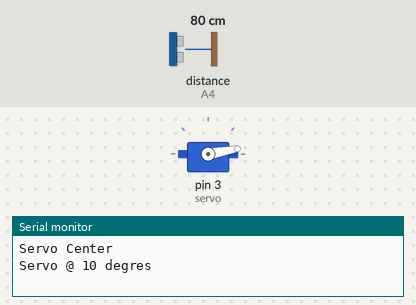
Bench run of a sketch on a simulated Arduino Uno, built with avr-gcc and run on an emulated ATmega328P. Parts: servo, the last lines printed to the serial monitor. Wiring (inferred from the names in the program): ultrasonic range finder: trigger A5; echo A4. The inputs (shaded band) are chosen by the test bench; at power-on: distance to the obstacle (sensor on A4) 80 cm. The echo pulse lasts 58.3 µs per cm.

Above: at 0.1 s.
At 0.5 s:
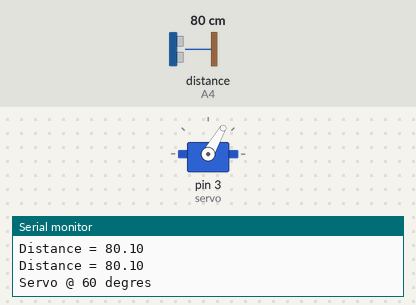
At 0.95 s:
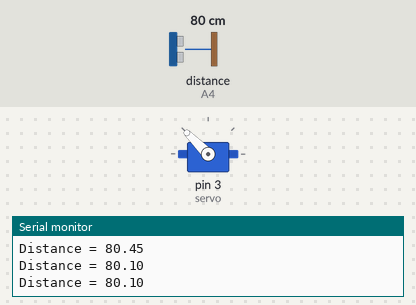
At 11.35 s:
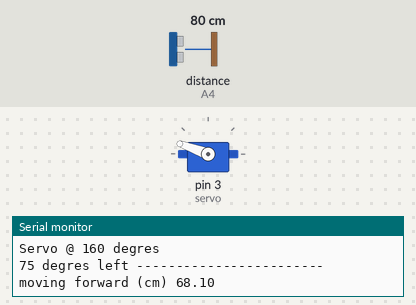
Timing chart, 0 to 14.8 s (numbered marks = the images above):
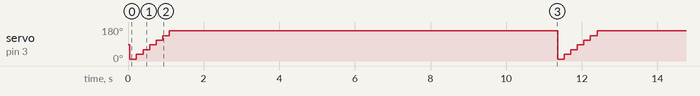

Measured:
- by itself, servo on pin 3 (servo): repeats every 11.3 s: 35° 0.17 s, 60° 0.17 s, 85° 0.17 s, 110° 0.17 s, 135° 0.17 s, 160° 10.3 s, 10° 0.17 s

The sketch:

Robot_car_detector.ino
```cpp
// servo left = 170 deg
// servo right = 0 deg
// servo middle = 85 deg

#include <Servo.h>

#define Echo A4
#define Trig A5
#define Servo_center_pos 85
#define nb_mesure 3

Servo servo;
float dist_l, dist_c, dist_r, dist;
int deg, ecart = 75, dist_min = 8, dist_max = 12;


void servo_left(int d) {
  servo.write(Servo_center_pos + ecart);
  Serial.println("Servo Left");
  delay(d);
}

void servo_center(int d) {
  servo.write(Servo_center_pos);
  Serial.println("Servo Center");
  delay(d);
}

void servo_right(int d) {
  servo.write(Servo_center_pos - ecart);
  Serial.println("Servo Right");
  delay(d);
}

void servo_at(int deg, int dt) {
  servo.write(deg);
  Serial.print("Servo @ ");
  Serial.print(deg);
  Serial.println(" degres");
  delay(dt);
}

float mesure_distance() {
  digitalWrite(Trig, LOW);
  delayMicroseconds(2);
  digitalWrite(Trig, HIGH);
  delayMicroseconds(20);
  digitalWrite(Trig, LOW);
  float Fdistance = pulseIn(Echo, HIGH);
  Fdistance = Fdistance / 58;
  Serial.print("Distance = ");
  Serial.println(Fdistance);
  return Fdistance;
}

void swap(float tab[], int a, int b){
  float tmp = tab[a];
  tab[a] = tab[b];
  tab[b] = tmp;
}

void sort_tab(float tab[]){
  for (int i = 0; i < nb_mesure; ++i){
    int p = i;
    for (int j = i; j < nb_mesure; ++j)
      if (tab[j] < tab[p])
        p = j;
    swap(tab,i,p);
  }
}

float get_median(float tab[]){
  sort_tab(tab);
  return (float) tab[(int) nb_mesure/2];
}

void set_distances() {
  int t = 15*ecart;
  float tab[nb_mesure];
  servo_left(t);
  for (int i = 0; i < nb_mesure; i++){
    tab[i] = mesure_distance();
    delay(5);
  }
  dist_l = get_median(tab);
  servo_center(t);
  for (int i = 0; i < nb_mesure; i++){
    tab[i] = mesure_distance();
    delay(5);
  }
  dist_c = get_median(tab);
  servo_right(t);
  for (int i = 0; i < nb_mesure; i++){
    tab[i] = mesure_distance();
    delay(5);
  }
  dist_r = get_median(tab);
  Serial.print("Distance left = ");
  Serial.print(dist_l);
  Serial.print(", center = ");
  Serial.print(dist_c);
  Serial.print(", right = ");
  Serial.println(dist_r);
}

void set_distances2() {
  int dt = 150;
  float tab[nb_mesure];
  dist = 3000.0;
  for (int i = Servo_center_pos - ecart; i <= Servo_center_pos + ecart; i += 25){
    servo_at(i,dt);

    for (int j = 0; j < nb_mesure; j++){
      tab[j] = mesure_distance();
      delay(2);
    }

    if (dist >= get_median(tab)){
      dist = get_median(tab);
      deg = i;
    }
  }
  Serial.print("Objet @ ");
  Serial.print(dist);
  Serial.print(" cm & @ ");
  Serial.print(deg);
  Serial.println(" degres");
}

void face_object() {
  set_distances2();

  servo_at(deg,0);

  if (deg - Servo_center_pos >= 0){
    Serial.print(deg - Servo_center_pos);
    Serial.println(" degres left ------------------------");
  } else {
    Serial.print(Servo_center_pos - deg);
    Serial.println(" degres right -----------------------");
  }

  if (dist > dist_max) {
    Serial.print("moving forward (cm) ");
    Serial.println(dist-dist_max);
  } else if (dist < dist_min) {
    Serial.print("moving backward (cm) ");
    Serial.println(dist-dist_min);
  }
}


void setup() {
  Serial.begin(9600);
  servo.attach(3);
  pinMode(Echo, INPUT);
  pinMode(Trig, OUTPUT);
//  pinMode(IN1, OUTPUT);
//  pinMode(IN2, OUTPUT);
//  pinMode(IN3, OUTPUT);
//  pinMode(IN4, OUTPUT);
//  pinMode(ENA, OUTPUT);
//  pinMode(ENB, OUTPUT);
  servo_center(50);
}

void loop() {
  face_object();
  delay(10000);
//  ecart = (ecart < 20) ? ecart : ecart / 1.5;
}
```
